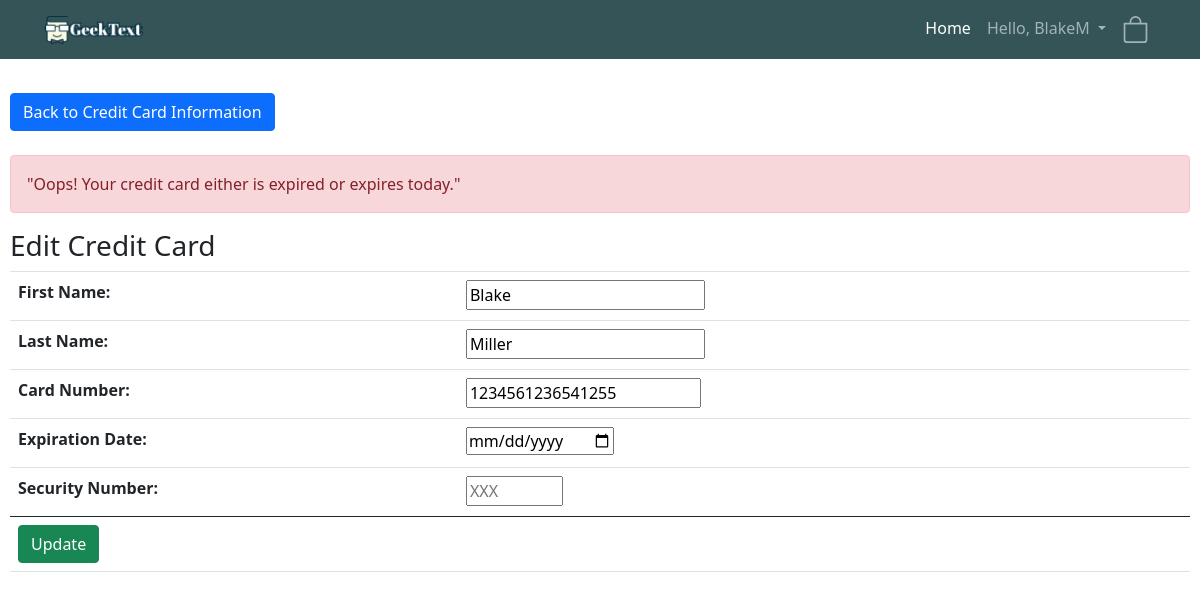
Page /register/edit_credit_card_information/1/1 (signed in) on the committed database.
### register/models.py (models this page shows, shortened)
class CreditCard(models.Model):
    profile = models.ForeignKey(Profile, on_delete=models.CASCADE)
    cardnumber = models.IntegerField(default=0)
    expiration = models.DateField()
    security = models.IntegerField(default=0)
    firstname = models.CharField(max_length=30)
    lastname = models.CharField(max_length=30)

### register/views.py (the view, shortened to what this page needs)
# urls.py: path("edit_credit_card_information/<int:creditcardid>/<int:error>", views.edit_credit_card_info, name="edit_credit_card_info"),
def edit_credit_card_info(request, creditcardid, error):
    userid = request.user.id
    profile = Profile.objects.get(id=userid)
    user = request.user
    creditcard = profile.creditcard_set.get(id=creditcardid)
    today = datetime.today()
    context = {
        "user": user, "profile": profile,
        "creditcard": creditcard,
        "today": today,
        "error": error,
    }
    return render(request, "registration/edit_credit_card.html", context)

### register/templates/registration/edit_credit_card.html (shortened to what this page needs)
{%  extends 'onlinelibrary/base.html' %}
{% block content %}
<br>
<button onclick="window.location.href='http://127.0.0.1:8000/register/payment_information/0';" type="button" class="btn btn-primary">
    Back to Credit Card Information
</button>
<br>
<br>
{% if error == 1 %}
<div class="alert alert-danger" role="alert">
    "Oops! Your credit card either is expired or expires today."
</div>
{% elif error == 2 %}
<div class="alert alert-danger" role="alert">
    "Oops! Your enter an invalid expiration format. Please enter the expiration date in the format YYYY-MM-DD."
</div>
{% endif %}
<h3>Edit Credit Card</h3>
<table id="table_summary" class="table">
    <form method="POST" action="{% url 'edit_credit_card_info' creditcard.id error %}">
        <tr>
            <th>
                <label for="firstname">First Name:</label>
            </th>
            <td>
                <input id="firstname", type="text", name="firstname", value="{{creditcard.firstname}}" required>
            </td>
        </tr>
        <tr>
            <th>
                <label for="lastname">Last Name:</label>
            </th>
            <td>
                <input id="lastname", type="text", name="lastname", value="{{creditcard.lastname}}" required>
            </td>
        </tr>
        <tr>
            <th>
                <label for="cardnumber">Card Number:</label>
            </th>
            <td>
                <input id="cardnumber", type="number", name="cardnumber", value="{{creditcard.cardnumber}}",  min="1000000000000" max="9999999999999999999" required>
            </td>
        </tr>
        <tr>
            <th>
                <label for="expirationdate">Expiration Date:</label>
            </th>
            <td>
                <input id="expirationdate", type="date", name="expirationdate", placeholder="YYYY-MM-DD", required>
            </td>
        </tr>
        <tr>
            <th>
                <label for="securitynumber">Security Number:</label>
            </th>
            <td>
                <input id="securitynumber", type="number", name="securitynumber", placeholder="XXX", min="100" max="999" required>
            </td>
        </tr>
        <tfoot>
            <tr>
                <td>
                    <button type="submit", class="btn btn-success">Update</button>
                </td>
                <td></td>
            </tr>
        </tfoot>
    </form>
</table>
{% endblock %}

### onlinelibrary/templates/onlinelibrary/base.html (shortened to what this page needs)
<!DOCTYPE html>
<html lang="en">
<head>
    <link rel="stylesheet" href="https://stackpath.bootstrapcdn.com/bootstrap/4.3.1/css/bootstrap.min.css"
>
    <link href="https://cdn.jsdelivr.net/npm/bootstrap@5.0.0-beta2/dist/css/bootstrap.min.css" rel="stylesheet"
>
  </head>
    {% load static %}
    <link rel="stylesheet" type="text/css" href="{% static 'onlinelibrary/style.css' %}">
</head>
<body>
<nav class="navbar navbar-expand-lg navbar-dark navbar-custom">
    {% if user.is_authenticated %}
    <div class="container-fluid">
        <div class="col">
            <a class="navbar-brand" href="/browse"><img src="/media/bookImages/retry.png" alt="logo" height="75%"
                                                  width="30%"></a>
        </div>
        <div class="col">
            <div class="collapse navbar-collapse" id="navbarNavDropdown">
                <ul class="navbar-nav ml-auto">
                    <li class="nav-item">
                        <a class="nav-link active" aria-current="page" href="/browse">Home</a>
                    </li>
                    <li class="nav-item dropdown">
                        <a class="nav-link dropdown-toggle" href="#" id="navbarDropdownMenuLink" role="button"
                           data-bs-toggle="dropdown" aria-expanded="false">
                            Hello, {{user.username}}
                        </a>
                    </li>
                    <li class="nav-item">
                        <a class="nav-link" href="/ShoppingCart">
                            <svg xmlns="http://www.w3.org/2000/svg" width="27" height="27" fill="currentColor"
                                 class="bi bi-bag"
                                 viewBox="0 0 16 16">
                                <path d="M8 1a2.5 2.5 0 0 1 2.5 2.5V4h-5v-.5A2.5 2.5 0 0 1 8 1zm3.5 3v-.5a3.5 3.5 0 1 0-7 0V4H1v10a2 2 0 0 0 2 2h10a2 2 0 0 0 2-2V4h-3.5zM2 5h12v9a1 1 0 0 1-1 1H3a1 1 0 0 1-1-1V5z"/>
                            </svg>
                        </a>
                    </li>
                </ul>
            </div>
            {% endif %}
        </div>
    </div>
</nav>
<div id="content" , name="content" , class="main">
        {% block content %}
        {% endblock %}
</div>
</body>
</html>

### onlinelibrary/static/onlinelibrary/style.css (style rules this page uses)
.main { margin: 10px; }
.navbar-custom { background-color:#68836a; }

### onlinelibrary/templates/onlinelibrary/base.html (style rules this page uses)
.navbar-custom { background-color:#345458; }

### rows in the picture
CreditCard: firstname "Blake", lastname "Miller", cardnumber "1234561236541255"

### other values in the picture
{{ user.username }} "BlakeM"
